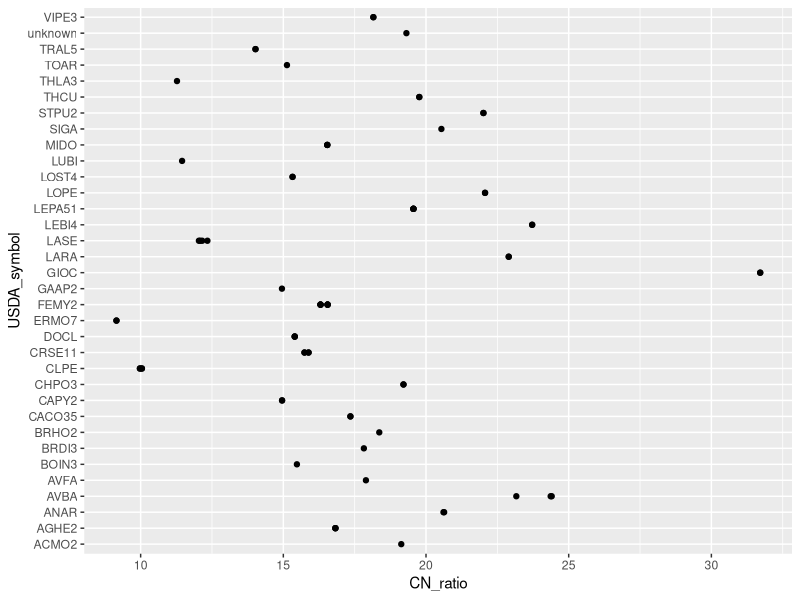
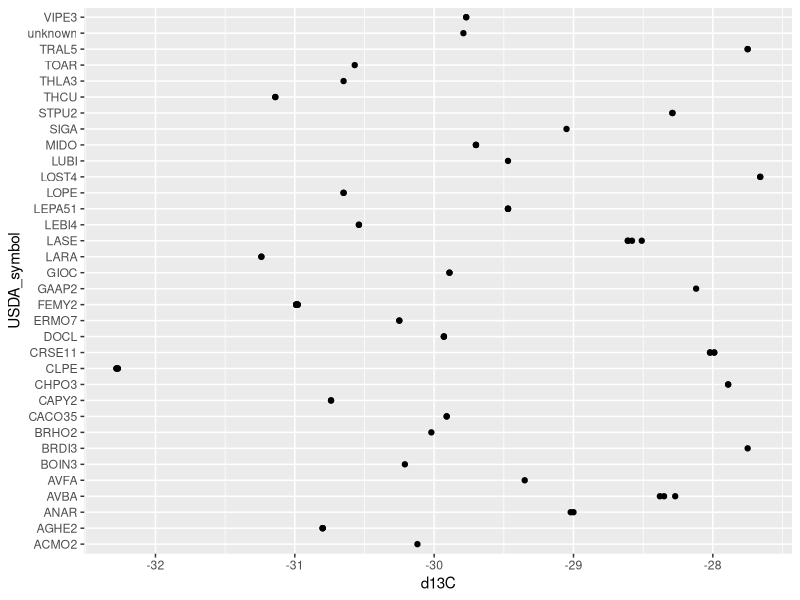
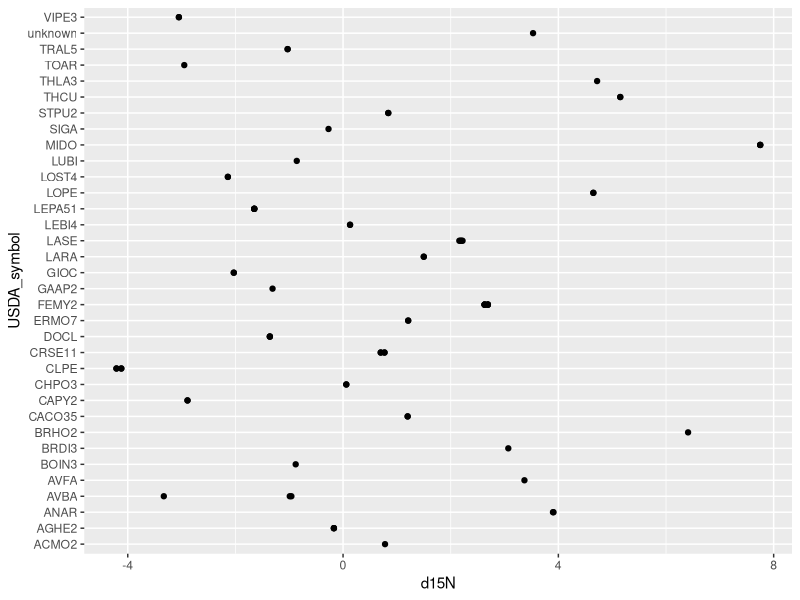
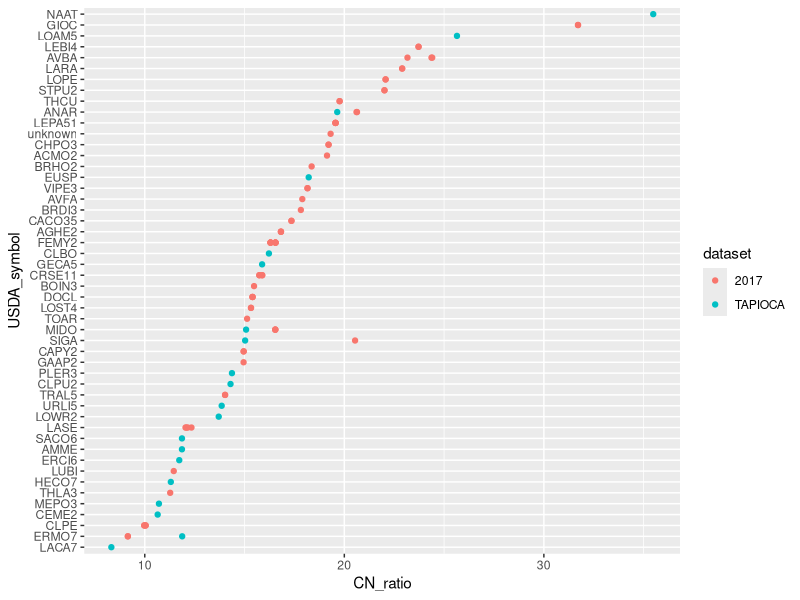
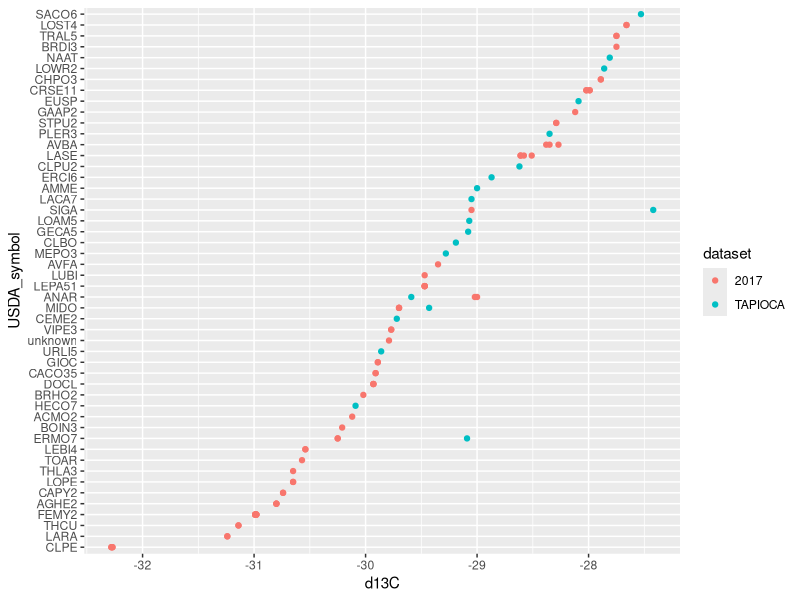
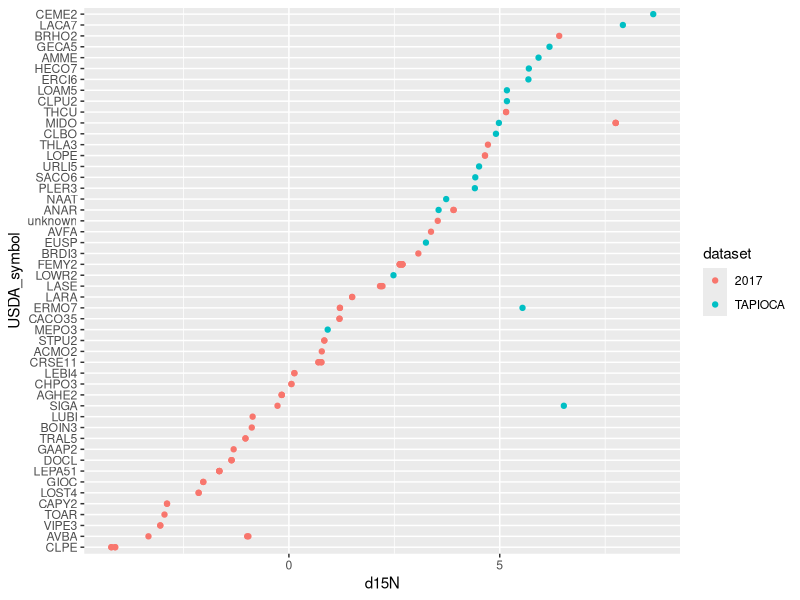
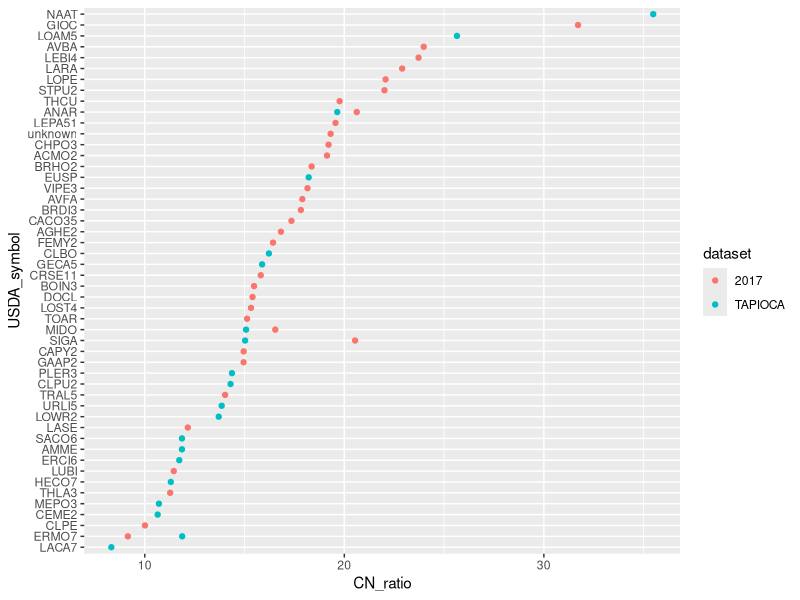

Here is the R script that generated these plots, in order: (Note: this script raises an error after producing the figures.)
rm(list = ls())
library(tidyverse)

outfile <- 'data-raw/cleaned_trait_data/clean_isotopes.csv'
isotopes <- read_csv('data-raw/raw_trait_data/leaf_isotopes_2017.csv')
alias <- read_csv('data-raw/alias.csv')
old_traits <- read_csv('data-raw/old-data/tapioca_trait_averages.csv')

isotopes <- 
  isotopes %>% 
  mutate( species = ifelse( str_detect(species, 'LASE'), 'LASE', species)) %>% 
  mutate( species = ifelse( str_detect(species, 'AVBA'), 'AVBA', species)) %>%
  rename( 'USDA_symbol' = species,  
          'd13C' = `d 13C (‰)`, 
          'd15N' = `d 15N (‰)`, 
          'foliar_N' = percent_N) %>% 
  mutate( CN_ratio = percent_C/foliar_N)

isotopes <- 
  isotopes %>% 
  left_join(alias)

isotopes %>% ggplot( aes( x = USDA_symbol, y = CN_ratio)) + geom_point() + coord_flip()

isotopes %>% ggplot( aes( x = USDA_symbol, y = d13C)) + geom_point() + coord_flip()

isotopes %>% ggplot( aes( x = USDA_symbol, y = d15N)) + geom_point() + coord_flip()

old_isotopes <- 
  old_traits %>% 
  left_join(alias, by = c('species' = 'alias')) %>%
  select( USDA_symbol, foliar_N, CN_ratio, d15N, d13C) %>%
  mutate( dataset = 'TAPIOCA')
  
isotopes <- isotopes %>% 
  select(USDA_symbol, foliar_N, CN_ratio, d15N, d13C) %>% 
  mutate( dataset = '2017')

all_isotopes <- bind_rows(isotopes, old_isotopes)

isotopes$foliar_N
isotopes$CN_ratio

all_isotopes %>% 
  mutate( USDA_symbol = factor( USDA_symbol, levels = unique(USDA_symbol[order(CN_ratio)]), ordered = T)) %>% 
  ggplot( aes( x = USDA_symbol, y = CN_ratio, color = dataset)) + 
  geom_point() + 
  coord_flip() 

all_isotopes %>% 
  mutate( USDA_symbol = factor( USDA_symbol, levels = unique(USDA_symbol[order(d13C)]), ordered = T)) %>% 
  ggplot( aes( x = USDA_symbol, y = d13C, color = dataset)) + 
  geom_point() + 
  coord_flip()

all_isotopes %>% 
  mutate( USDA_symbol = factor( USDA_symbol, levels = unique(USDA_symbol[order(d15N)]), ordered = T)) %>% 
  ggplot( aes( x = USDA_symbol, y = d15N, color = dataset)) + 
  geom_point() + 
  coord_flip()

isotope_avgs <- 
  all_isotopes %>% 
  group_by(USDA_symbol, dataset) %>% 
  summarise( foliar_N = mean(foliar_N), 
             CN_ratio = mean(CN_ratio), 
             d15N = mean(d15N), 
             d13C = mean(d13C))

isotope_avgs %>% 
  ungroup() %>% 
  mutate( USDA_symbol = factor( USDA_symbol, levels = unique(USDA_symbol[order(CN_ratio)]), ordered = T)) %>% 
  ggplot( aes( x = USDA_symbol, y = CN_ratio, color = dataset)) + 
  geom_point() + 
  coord_flip() 



write_csv(isotope_avgs %>% 
            filter( dataset == '2017'), outfile)

